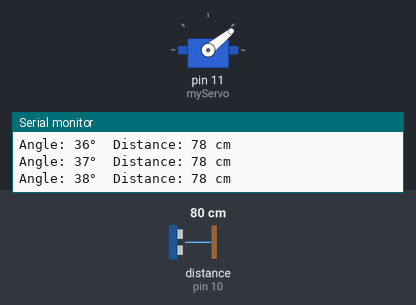
The sketch below on a simulated Arduino Uno, built with avr-gcc and run on an emulated ATmega328P. On the bench: servo, the last lines printed to the serial monitor. Wiring (inferred from the names in the program): ultrasonic range finder: trigger pin 9; echo pin 10. The inputs (shaded band) are chosen by the test bench; at power-on: distance to the obstacle (sensor on pin 10) 80 cm. The echo pulse lasts 58.3 µs per cm.

Above: at 1.2 s.
1.3 s: distance to the obstacle (sensor on pin 10) set to 2 cm
At 2.2 s:
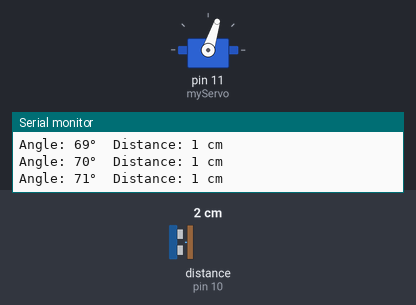
4.3 s: distance to the obstacle (sensor on pin 10) set to 120 cm
At 5.6 s:
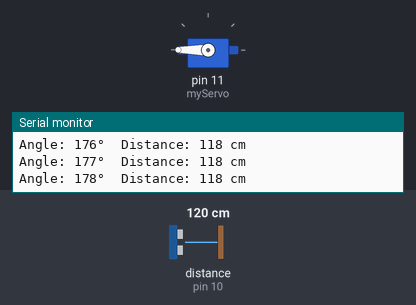
7.3 s: distance to the obstacle (sensor on pin 10) set to 4 cm
At 11.24 s:
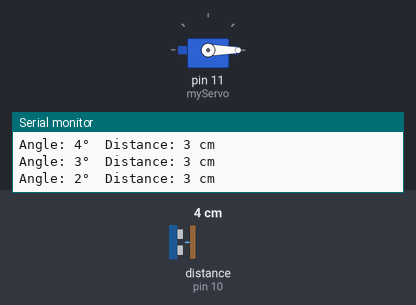
13.3 s: distance to the obstacle (sensor on pin 10) set to 18 cm
Timing chart, 0 to 17.3 s (numbered marks = the images above; inputs shaded):
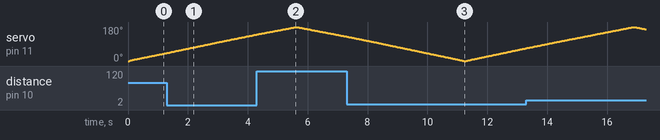

The sketch:

radar_detection.ino
```cpp
#include <Servo.h>

// Define pins
const int trigPin = 9;
const int echoPin = 10;
Servo myServo;

// Variables
long duration;
int distance;

void setup() {
  pinMode(trigPin, OUTPUT);
  pinMode(echoPin, INPUT);
  myServo.attach(11);  // Servo motor control pin
  Serial.begin(9600);
}

void loop() {
  // Sweep from 0° to 180°
  for (int angle = 0; angle <= 180; angle++) {
    myServo.write(angle);
    delay(15);
    distance = getDistance();
    Serial.print("Angle: ");
    Serial.print(angle);
    Serial.print("°  Distance: ");
    Serial.print(distance);
    Serial.println(" cm");
  }

  // Sweep back from 180° to 0°
  for (int angle = 180; angle >= 0; angle--) {
    myServo.write(angle);
    delay(15);
    distance = getDistance();
    Serial.print("Angle: ");
    Serial.print(angle);
    Serial.print("°  Distance: ");
    Serial.print(distance);
    Serial.println(" cm");
  }
}

// Function to get distance from ultrasonic sensor
int getDistance() {
  digitalWrite(trigPin, LOW);
  delayMicroseconds(2);
  digitalWrite(trigPin, HIGH);
  delayMicroseconds(10);
  digitalWrite(trigPin, LOW);
  duration = pulseIn(echoPin, HIGH);
  return duration * 0.034 / 2;  // Convert to cm
}
```
